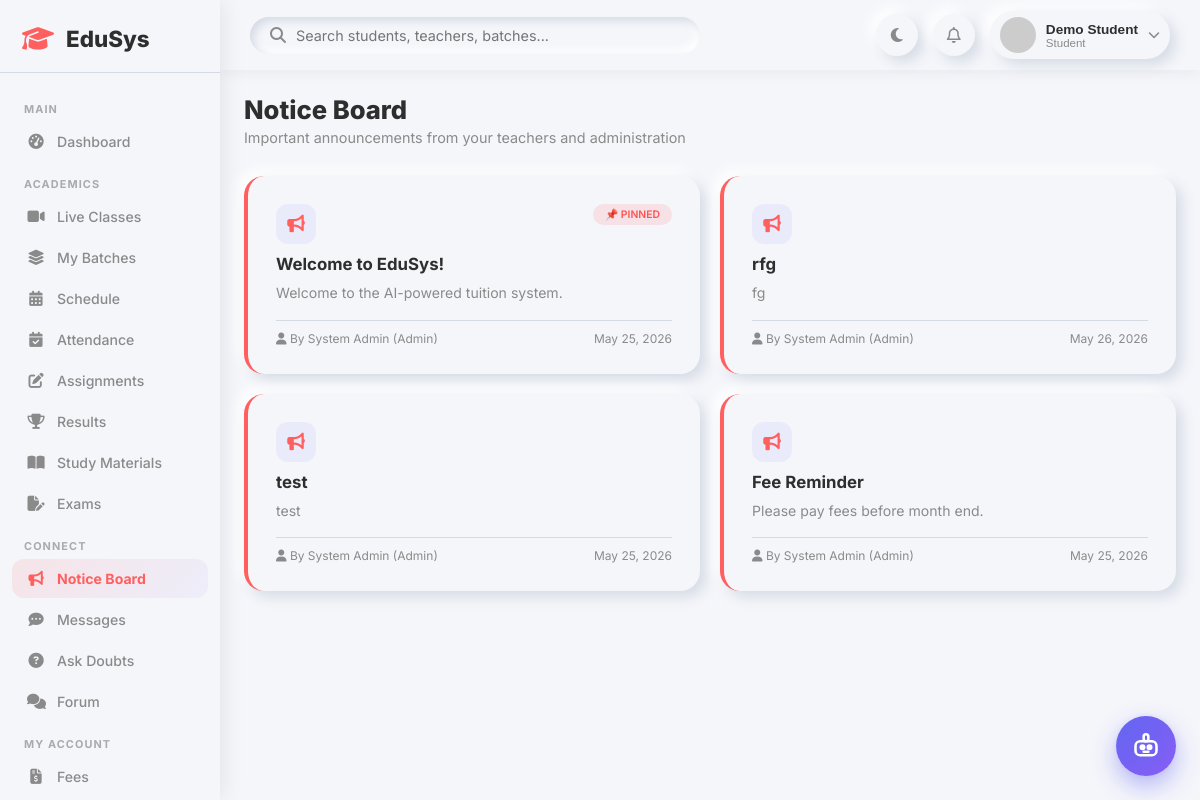
The app's page /student/notices.php (signed in) with its own data.
### tables this page shows
CREATE TABLE `notices` (
  `id` int(11) NOT NULL,
  `title` varchar(200) NOT NULL,
  `content` text DEFAULT NULL,
  `target_role` enum('all','student','teacher','admin') DEFAULT 'all',
  `batch_id` int(11) DEFAULT NULL,
  `created_by` int(11) DEFAULT NULL,
  `is_pinned` tinyint(1) DEFAULT 0,
  `created_at` timestamp NOT NULL DEFAULT current_timestamp()
);

CREATE TABLE `users` (
  `id` int(11) NOT NULL,
  `name` varchar(150) NOT NULL,
  `email` varchar(150) NOT NULL,
  `password` varchar(255) NOT NULL,
  `role` enum('admin','teacher','student') NOT NULL DEFAULT 'student',
  `avatar` varchar(255) DEFAULT NULL,
  `status` enum('active','inactive','pending') DEFAULT 'active',
  `created_at` timestamp NOT NULL DEFAULT current_timestamp(),
  `updated_at` timestamp NOT NULL DEFAULT current_timestamp() ON UPDATE current_timestamp()
);

### student/notices.php (the view, shortened to what this page needs)
<?php
require_once '../includes/header.php';
$uid = $_SESSION['user_id'];
$student = $conn->query("SELECT id FROM students WHERE user_id=$uid")->fetch_assoc();
$sid = $student['id'];
$sid_int = (int)($sid ?? 0);
$notices = $conn->query("
    SELECT n.*, b.name as batch_name, u.name as author_name, u.role as author_role
    FROM notices n
    LEFT JOIN batches b ON n.batch_id = b.id
    LEFT JOIN users u ON n.created_by = u.id
    WHERE (n.target_role IN ('all', 'student') AND n.batch_id IS NULL)
       OR ($sid_int > 0 AND n.batch_id IN (SELECT batch_id FROM batch_students WHERE student_id=$sid_int))
    ORDER BY n.is_pinned DESC, n.created_at DESC
");
?>
<div class="page-header">
    <div>
        <h1>Notice Board</h1>
        <p>Important announcements from your teachers and administration</p>
    </div>
</div>
<div style="display:grid;grid-template-columns:repeat(auto-fill, minmax(320px, 1fr));gap:20px;">
    <?php if (!$notices || $notices->num_rows === 0): ?>
    <div style="grid-column:1/-1;"><p class="empty-msg">No notices available at this time.</p></div>
    <?php else: while ($n = $notices->fetch_assoc()):
        $is_admin = ($n['author_role'] === 'admin');
        $card_accent = $is_admin ? 'var(--primary)' : 'var(--secondary)';
    ?>
    <div class="form-card" style="margin-bottom:0; display:flex; flex-direction:column; border-left: 4px solid <?= $card_accent ?>;">
        <div style="display:flex; justify-content:space-between; align-items:flex-start; margin-bottom:10px;">
            <div style="width:40px;height:40px;border-radius:12px;background:rgba(108,99,255,0.08);color:<?= $card_accent ?>;display:flex;align-items:center;justify-content:center;font-size:1.1rem;"><i class="fa-solid fa-bullhorn"></i></div>
            <div style="display:flex;gap:5px;align-items:center;">
                <?php if ($n['is_pinned']): ?><span class="badge-pill badge-danger" style="font-size:0.65rem;">📌 PINNED</span><?php endif; ?>
            </div>
        </div>
        <h3 style="font-size:1.05rem; margin-bottom:8px;"><?= htmlspecialchars($n['title']) ?></h3>
        <p style="font-size:0.88rem; color:var(--text-secondary); flex:1; line-height:1.6; margin-bottom:15px;"><?= nl2br(htmlspecialchars($n['content'])) ?></p>
        <div style="font-size:0.75rem; color:var(--text-secondary); border-top:1px solid var(--shadow-dark); padding-top:10px; display:flex; justify-content:space-between; align-items:center;">
            <span><i class="fa-solid fa-user"></i> By <?= htmlspecialchars($n['author_name'] ?: 'System') ?> (<?= ucfirst($n['author_role'] ?: 'admin') ?>)</span>
            <span><?= date('M d, Y', strtotime($n['created_at'])) ?></span>
        </div>
    </div>
    <?php endwhile; endif; ?>
</div>
<?php require_once '../includes/footer.php'; ?>

### css/dashboard.css (style rules this page uses)
:root { --primary: #FF5F5F; --secondary: #6C63FF; --background: #F5F6FA; --text-primary: #2E2E2E; --text-secondary: #8A8A8A; --shadow-light: #ffffff; --shadow-dark: #d5dbe5; --neu: 6px 6px 14px var(--shadow-dark), -6px -6px 14px var(--shadow-light); --neu-sm: 4px 4px 8px var(--shadow-dark), -4px -4px 8px var(--shadow-light); --neu-in: inset 4px 4px 8px var(--shadow-dark), inset -4px -4px 8px var(--shadow-light); --success: #4CAF50; --danger: #FF5252; --warning: #FF9800; --info: #2196F3; --sidebar-width: 260px; }
* { margin: 0; padding: 0; box-sizing: border-box; }
body { font-family: 'Inter', sans-serif; background: var(--background); color: var(--text-primary); transition: background 0.3s, color 0.3s; }
.page-header { display: flex; justify-content: space-between; align-items: flex-start; margin-bottom: 30px; flex-wrap: wrap; gap: 15px; }
.page-header h1 { font-size: 1.6rem; font-weight: 800; }
.page-header p { color: var(--text-secondary); font-size: 0.9rem; margin-top: 4px; }
.badge-pill { display: inline-block; padding: 4px 12px; border-radius: 20px; font-size: 0.75rem; font-weight: 600; }
.badge-danger { background: rgba(255,82,82,0.12); color: var(--danger); }
.form-card { background: var(--background); border-radius: 20px; box-shadow: var(--neu); padding: 28px; margin-bottom: 25px; }

### css/responsive.css (style rules this page uses)
@media (max-width: 1200px) { :root { --sidebar-width: 220px; } }

### includes/chatbot_widget.php (style rules this page uses)
:root { --edubot-primary: #6366f1; --edubot-primary-hover: #4f46e5; --edubot-secondary: #8b5cf6; --edubot-accent: #06b6d4; --edubot-bg: #ffffff; --edubot-surface: #f8fafc; --edubot-border: #e2e8f0; --edubot-text: #1e293b; --edubot-text-muted: #64748b; --edubot-bot-bubble: #f1f5f9; --edubot-bot-text: #1e293b; --edubot-user-bubble: linear-gradient(135deg, #6366f1, #8b5cf6); --edubot-shadow: 0 20px 45px -10px rgba(99, 102, 241, 0.25), 0 10px 20px -5px rgba(0, 0, 0, 0.08); }

### records on screen
notices: is_pinned "📌 PINNED", title "Welcome to EduSys!", content "Welcome to the AI-powered tuition system.", users.name "System Admin", users.role "Admin", created_at "May 25, 2026"
notices: title "rfg", content "fg", users.name "System Admin", users.role "Admin", created_at "May 26, 2026"
notices: title "test", content "test", users.name "System Admin", users.role "Admin", created_at "May 25, 2026"
notices: title "Fee Reminder", content "Please pay fees before month end.", users.name "System Admin", users.role "Admin", created_at "May 25, 2026"

### other values on screen
$name "Demo Student"
$role "Student"
